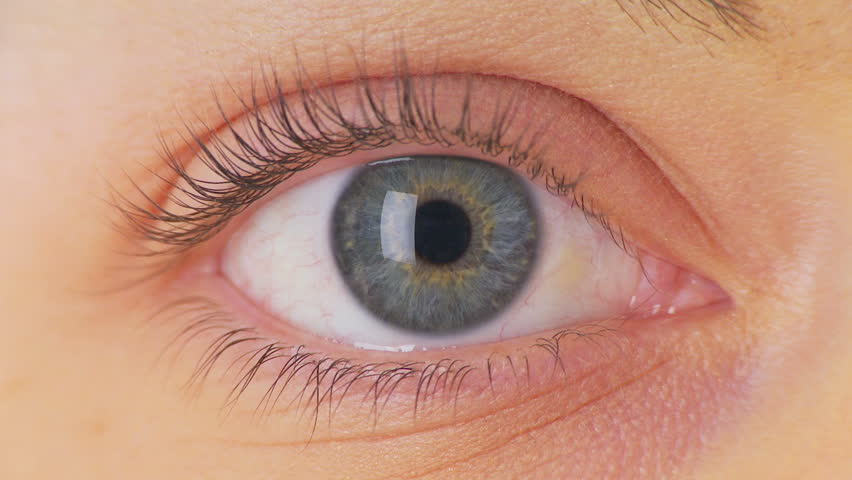
%> input picture All_team_project/Anushi_99007925_Amit_99007922/8_Scripts/Sample Images/1.jpg, 852 x 480 px
$ octave Main.m   (GNU Octave 9; MATLAB toolbox functions it lacks are replaced by stand-ins)
%> lines starting %> are read from the running program, lines starting %| are printed output that depends on the picture; in (x1, y1, x2, y2) boxes, pixels count from 0 and x2, y2 are one past the last pixel; in counts of white or black regions, pixels touching at a corner belong together; the program's own positions count from 1
clc
[baseFileName, folder] = uigetfile('*.jpg','Select The Image');
%> the answer given: Sample Images/1.jpg
fullFileName = fullfile(folder, baseFileName);
[baseFileName, folder] = uigetfile('*.jpg','Select The Image');
%> the answer given: Sample Images/2.jpg
fullFileName2 = fullfile(folder, baseFileName);

% Gray Scale Converted Images

theImage = imread(fullFileName);
%> theImage is the input picture: size 480x852x3 uint8; mean R, G, B 194.1, 146.9, 125.8
g =rgb2gray(theImage);
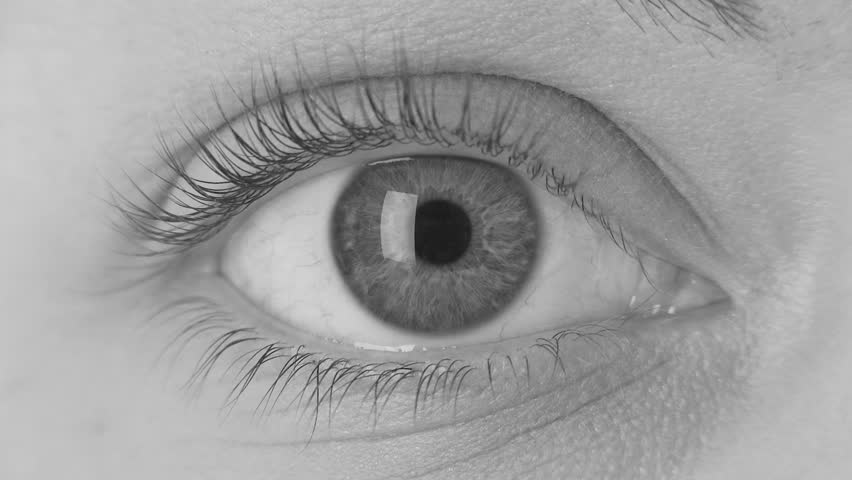
%> g: size 480x852 uint8; min 26, max 217, mean 158.7
subplot(1,2,1);
imshow(g);
title('Grey Image');
theCImage = imread(fullFileName2);
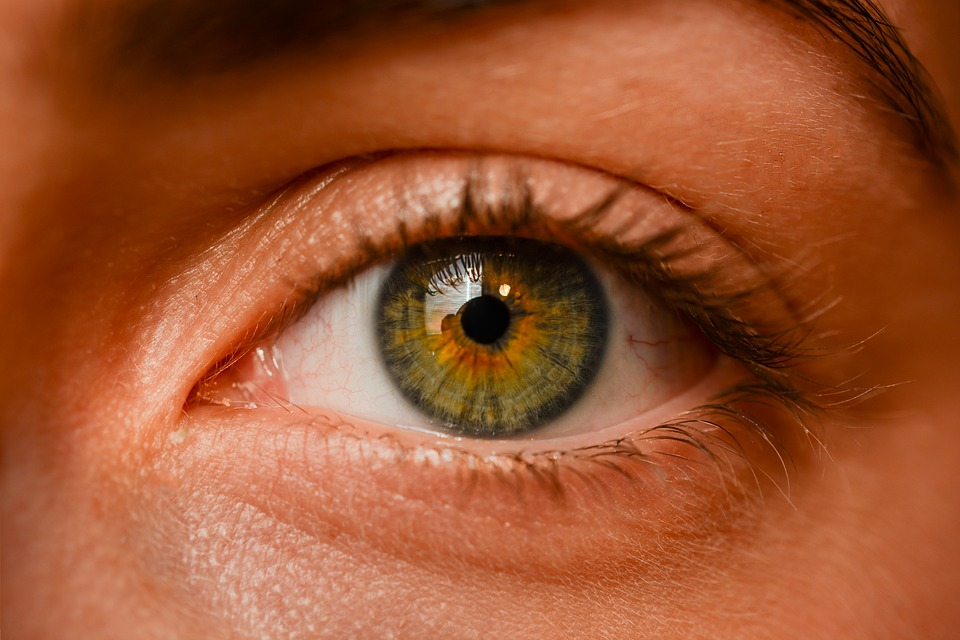
%> input picture All_team_project/Anushi_99007925_Amit_99007922/8_Scripts/Sample Images/2.jpg, 960 x 640 px
%> theCImage is the input picture: size 640x960x3 uint8; mean R, G, B 154.8, 83.5, 47.6
gg =rgb2gray(theCImage);
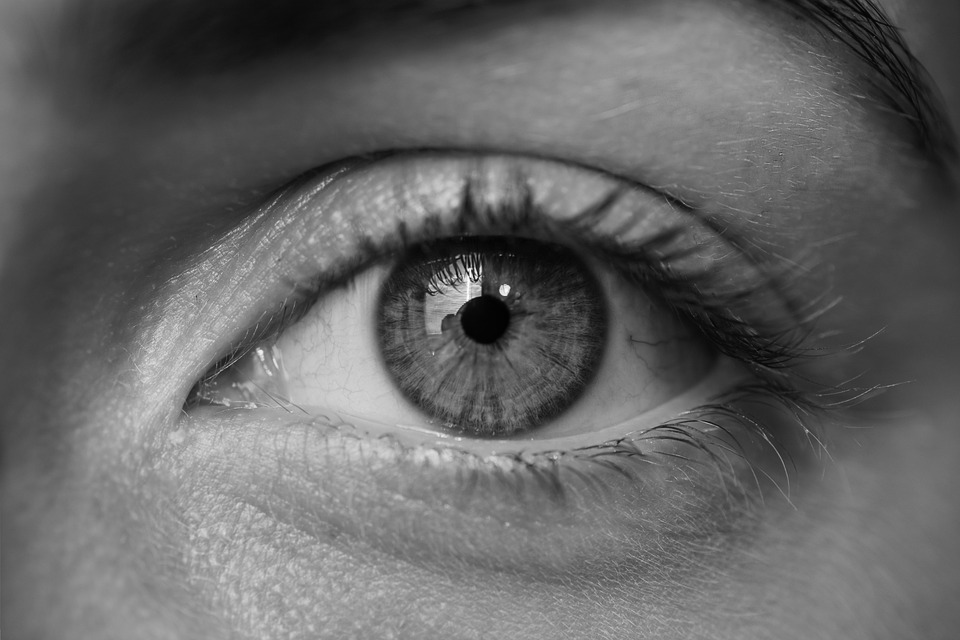
%> gg: size 640x960 uint8; min 1, max 254, mean 100.7
subplot(1,2,2);
imshow(gg);
title('Grey Image');
figure();

% Histogram Of Images

z=double(g);
subplot(1,2,1);
imhist(g);
axis off, axis tight;
title('Histogram');
zz=double(gg);
subplot(1,2,2);
imhist(gg);
axis off, axis tight;
title('Histogram');
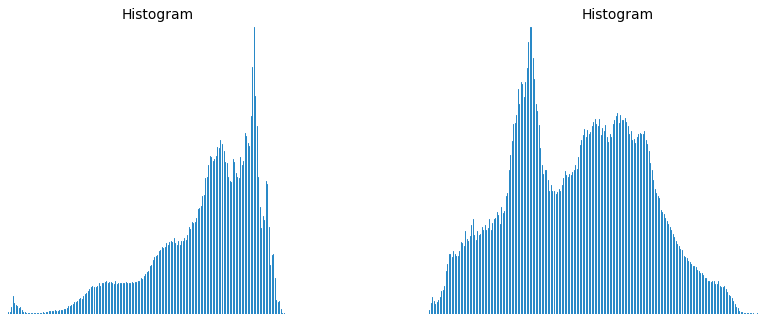
%> figure redrawn from the program's plot data, 2 panels; panel 1: highest point at x = 191, y = 10348; panel 2: highest point at x = 69, y = 7415
figure();

% Gamma Adjusted Images

S=edge(g,'sobel');
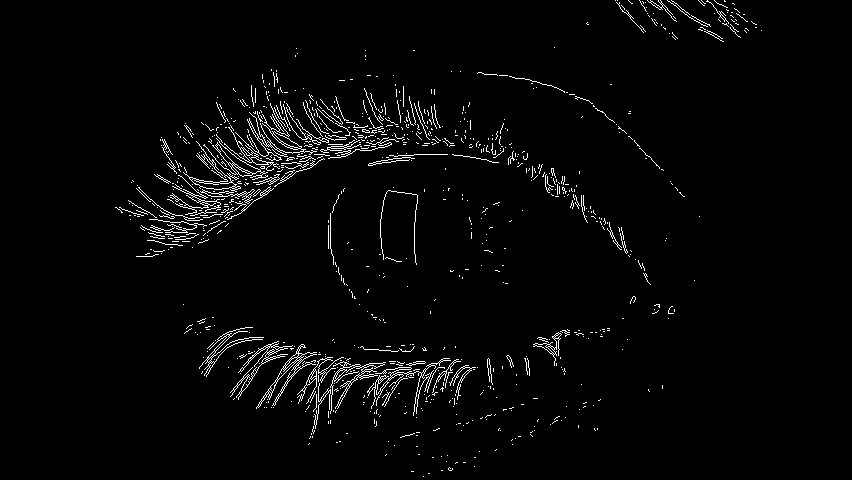
%> S: size 480x852 logical; 2.6% white in thin lines or dots, all inside (x1, y1, x2, y2) = (115, 0, 762, 477)
u=double(S);
subplot(1,2,1);
y= imadjust(u,[],[],0.8);
imshow(y);
title('Gamma Adjusted Image');
SS=edge(gg,'sobel');
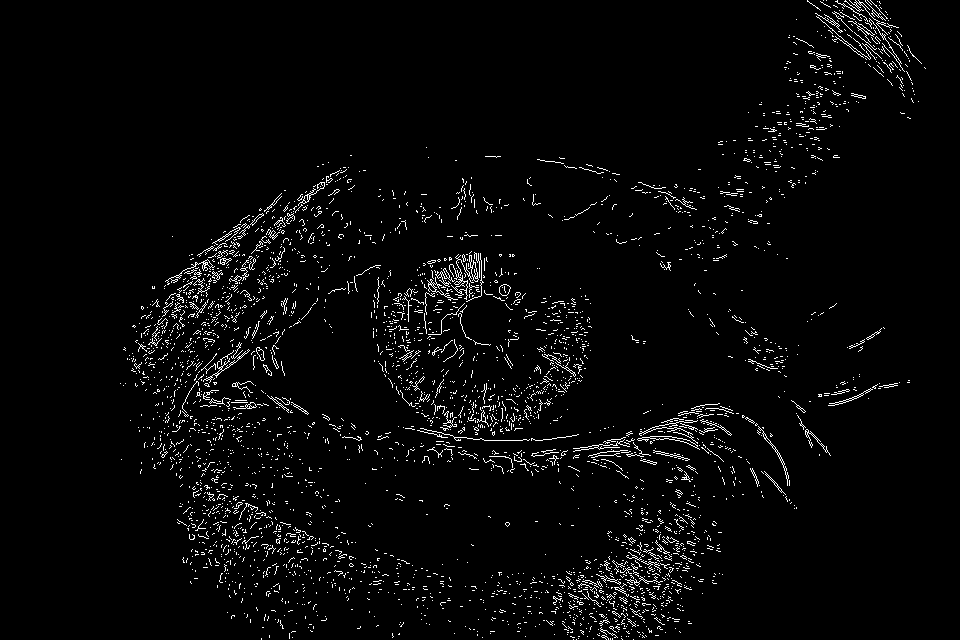
%> SS: size 640x960 logical; 3% white in thin lines or dots, all inside (x1, y1, x2, y2) = (120, 0, 926, 640)
uu=double(SS);
subplot(1,2,2);
yy= imadjust(uu,[],[],0.8);
imshow(yy);
title('Gamma Adjusted Image');
figure();

% Smoothing of Images using Gaussian Filter
s= fspecial('gaussian',3);
f = imfilter(y,s);
subplot(1,2,1);
imshow(f,[]),title('Using Gaussian Filter Smoothing Image');
s= fspecial('gaussian',3);
ff = imfilter(yy,s);
subplot(1,2,2);
imshow(ff,[]),title('Using Gaussian Filter Smoothing Image');

% Comparing The Selected Iris
Amax = max(g,[],"all");
%> Amax = 217
Amin = min(g,[],"all");
%> Amin = 26
meanval = mean2(g);
%> meanval = 158.7
Amax2 = max(gg,[],"all");
%> Amax2 = 254
Amin2 = min(gg,[],"all");
%> Amin2 = 1
meanval2 = mean2(gg);
%> meanval2 = 100.7
if(Amax ~= Amax2) && (Amin ~= Amin2)
     disp('Different Iris')
      w = msgbox('DIFFERENT IRIS','Result');
elseif(meanval == meanval2)
    disp('Same Iris')
     w = msgbox('SAME IRIS','Result');
end
